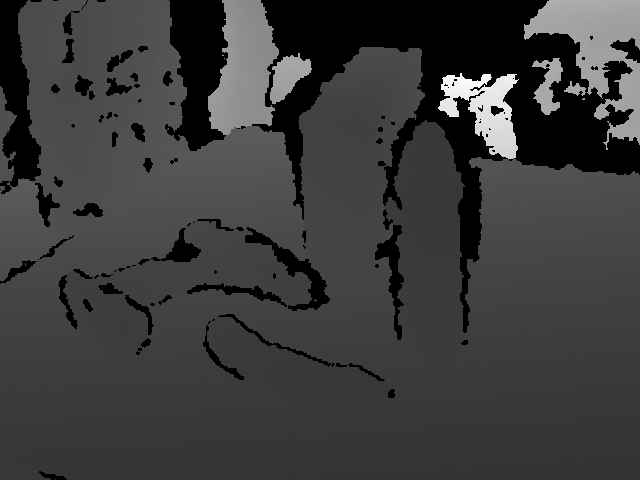
#> input picture stonkyspace/old_stuff/depth1.png, 640 x 480 px, given as the content of the folder rendered_views, which was not available
$ jupyter execute --allow-errors playground.ipynb   (shell and % lines are left out)   (text cells are left out)
#> lines starting #> are read from the running program, lines starting #| are printed output that depends on the picture; after the words box and inside, x2 and y2 are one past the last pixel; in counts of white or black regions, pixels touching at a corner belong together; pictures that were not available may be replaced by others from this repository, and a replacement may not be noted
[cell 1]
# %pip install git+https://github.com/facebookresearch/segment-anything.git
# %pip install numpy==1.26.4 matplotlib opencv-python pillow tqdm requests
# %pip install torch torchvision transformers
# %pip install open3d trimesh pyrender pyglet
# !git clone https://github.com/nv-nguyen/cnos.git

import torch
torch.set_num_threads(4)
#> (this line was passed over: torch is not available in this run)
#> (the rest of this cell did not finish here and is left out)

[cell 2]
import requests
import os
from segment_anything import SamAutomaticMaskGenerator, sam_model_registry
from transformers import AutoImageProcessor, AutoModelForDepthEstimation
import torch.nn as nn
import torchvision.transforms as T

# Load SAM ViT-H
SAM_CHECKPOINT = "sam_vit_h_4b8939.pth"
#> (the rest of this cell did not finish here and is left out)

[cell 3]
print("✔️ Downloaded sample model and image.")

[cell 4]
import trimesh
import numpy as np

#> (the rest of this cell did not finish here and is left out)

[cell 5]
"""
This script renders synthetic views of a 3D CAD model using Blender via CNOS.

Expected Command-Line Arguments:
--------------------------------
1. cad_path (str) [required]
   - Path to the normalized 3D CAD model file (.obj, .ply, etc.)
   - Example: /path/to/models/duck.obj

2. obj_pose (str) [required]
   - Path to the predefined object poses (usually a .txt or .npy file)
   - Located in: cnos/src/poses/predefined_poses/
     Options: level0 (42 views), level1 (162 views), level2 (642 views)

3. output_dir (str) [required]
   - Directory where the rendered output (RGB, depth, masks) will be saved
   - Example: /path/to/output/renders_duck/

4. gpus_devices (int) [required]
   - GPU device index to use for rendering (e.g., 0 for the first GPU)

5. disable_output (bool) [required]
   - Set to 'False' to enable Blender's rendering output window (recommended for debugging)
   - Set to 'True' to run silently (useful for headless/offscreen rendering)

6. light_itensity (float) [optional, default=0.6]
   - Controls the brightness of the lighting in the scene
   - Example: 0.8 for moderate light

7. radius (float) [optional, default=1.0]
   - Distance from the camera to the object (affects field of view and framing)
   - Larger values zoom out, smaller values zoom in

Example Usage:
--------------
"""

[cell 6]
from PIL import Image
import glob

image_folder = "rendered_views"
image_files = sorted(glob.glob(f"{image_folder}/*.png"))

# Load and convert each image to RGB (removes transparency)
frames = []
for img_path in image_files:
    img = Image.open(img_path).convert("RGBA")
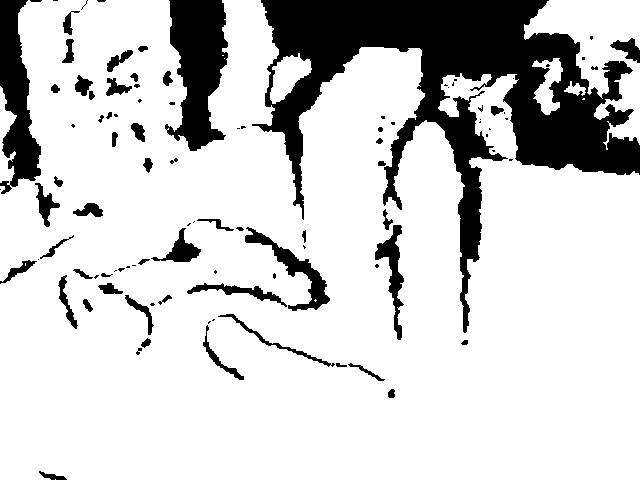
#> img: PIL image 640x480 RGBA; mean R, G, B, A 206.7, 206.7, 206.7, 255
    # Fill transparent background with black
    bg = Image.new("RGB", img.size, (0, 0, 0))
#> bg: PIL image 640x480 RGB; every value is 0
    bg.paste(img, mask=img.split()[3])  # Use alpha channel as mask
#> bg: PIL image 640x480 RGB; 81.1% white; 101 black regions (45 under 20 px), largest, box (x1, y1, x2, y2) and area: (252, 0, 640, 333) 37650, (165, 0, 228, 151) 6168, (0, 0, 41, 194) 4417
    frames.append(bg)

# Save as animated GIF
if frames:
    output_path = "rendered_views.gif"
    frames[0].save(output_path, format="GIF", save_all=True,
                   append_images=frames[1:], duration=150, loop=0)
    print(f"GIF saved at: {output_path}")
else:
    print("No images found to create GIF.")

[cell 7]
import cv2
import numpy as np

scene = cv2.imread("scene_rgb.jpeg")
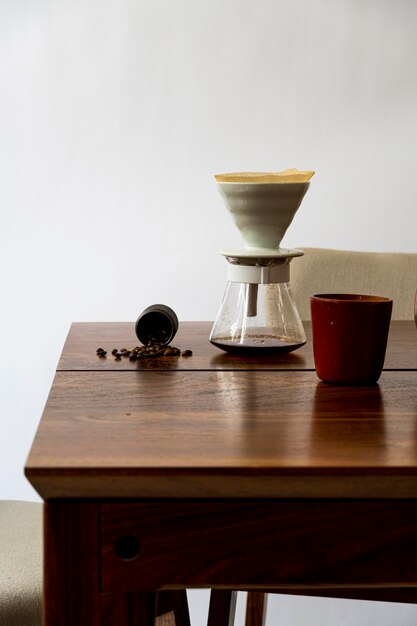
#> input picture stonkyspace/old_stuff/scene_rgb.png, 417 x 626 px, given in place of scene_rgb.jpeg, which was not available
#> scene is the input picture: shape (626, 417, 3); mean B, G, R 136.1, 142.6, 154.9
scene_rgb = cv2.cvtColor(scene, cv2.COLOR_BGR2RGB)

#> (the rest of this cell did not finish here and is left out)

[cell 8]
import cv2
from PIL import Image

# Convert numpy array to PIL Image (Depth Anything expects PIL)
scene_pil = Image.fromarray(scene_rgb)

# Prepare image for the model
#> (the rest of this cell did not finish here and is left out)

[cell 9]
import cv2
import matplotlib.pyplot as plt

# Print min/max depth
#> (the rest of this cell did not finish here and is left out)

[cell 10]
import cv2
import numpy as np
from PIL import Image

def segment_with_mask(image_path, mask_path):
#> called with image_path = 'scene_rgb.jpeg', mask_path = 'masks/mask_07.png'
    img = cv2.imread(image_path)
    rgb = cv2.cvtColor(img, cv2.COLOR_BGR2RGB)
    mask = cv2.imread(mask_path, cv2.IMREAD_GRAYSCALE)
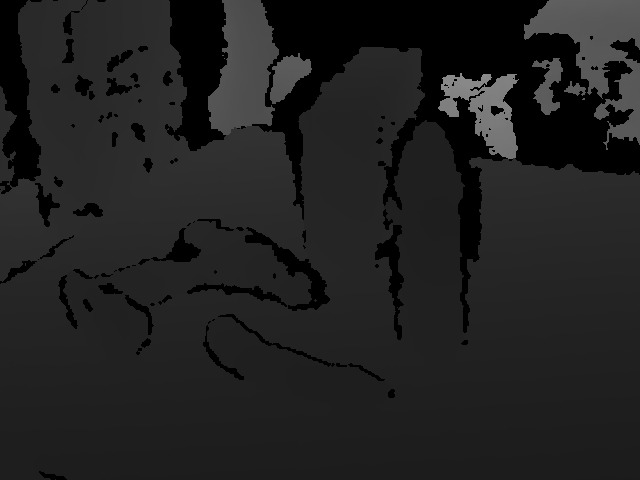
#> mask: shape (480, 640); min 0, max 140, mean 32.5
    rgb_masked = rgb.copy()
    rgb_masked[mask == 0] = 0
    ys, xs = np.where(mask > 0)
    y0, y1 = ys.min(), ys.max()
    x0, x1 = xs.min(), xs.max()
    crop = rgb_masked[y0:y1, x0:x1]
    bbox = [x0, y0, x1-x0, y1-y0]
    return crop, bbox

#> (the rest of this cell did not finish here and is left out)

[cell 11]
import cv2
import numpy as np
import open3d as o3d
import matplotlib.pyplot as plt

def depth_to_point_cloud_with_mask(depth_path, color_path, mask_path, intrinsics):
    """
    Convert depth image to point cloud and apply mask to extract only object points
    """
#> called with depth_path = 'scene_depth.png', color_path = 'scene_rgb.jpeg', mask_path = 'masks/mask_07.png', intrinsics = array of shape (3, 3)
    # Load depth, color, and mask
    depth = cv2.imread(depth_path, cv2.IMREAD_UNCHANGED).astype(np.float32) / 1000.0
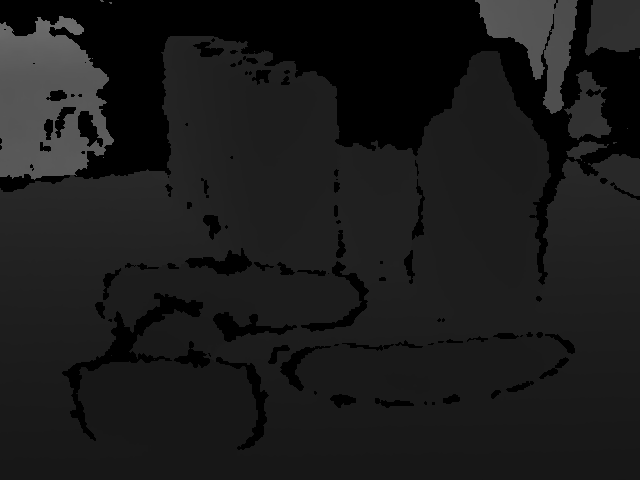
#> input picture stonkyspace/old_stuff/depth2.png, 640 x 480 px, given in place of scene_depth.png, which was not available
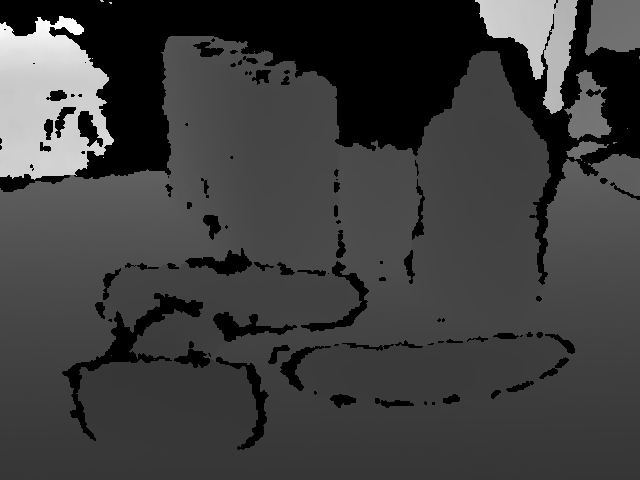
#> depth: shape (480, 640) float32; min 0, max 27.92, mean 6.8; drawn with min black and max white
    color = cv2.cvtColor(cv2.imread(color_path), cv2.COLOR_BGR2RGB)
    mask = cv2.imread(mask_path, cv2.IMREAD_GRAYSCALE)

    # Apply mask to depth - set masked out regions to 0
    depth_masked = depth.copy()
    depth_masked[mask == 0] = 0
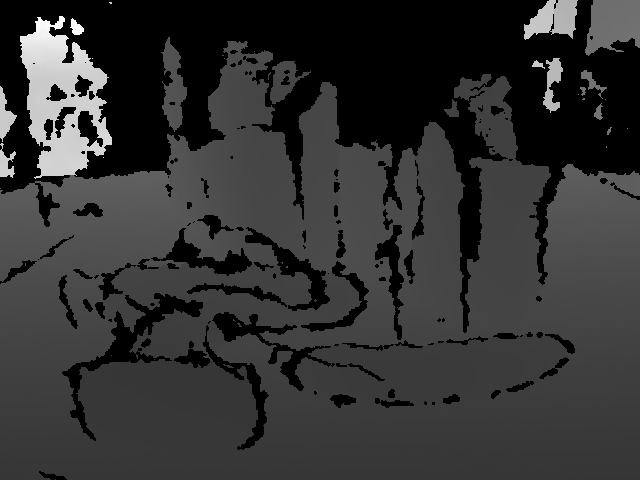
#> depth_masked: shape (480, 640) float32; 10.41% of pixels changed, all inside (x1, y1, x2, y2) = (0, 0, 640, 480); drawn with min black and max white

    h, w = depth_masked.shape
#> h = 480; w = 640
    u, v = np.meshgrid(np.arange(w), np.arange(h))

    # Camera intrinsics
    fx, fy = intrinsics[0,0], intrinsics[1,1]
    cx, cy = intrinsics[0,2], intrinsics[1,2]

    # Convert to 3D points
    z = depth_masked
    x = (u - cx) * z / fx
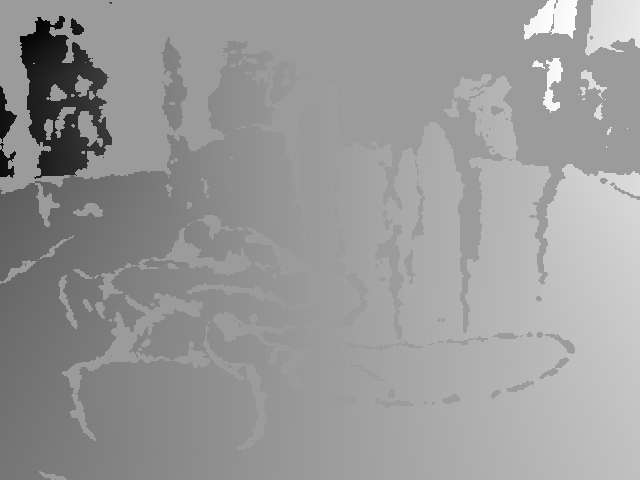
#> x: shape (480, 640) float64; min -13.77, max 8.79, mean -0.183; drawn with min black and max white
    y = (v - cy) * z / fy
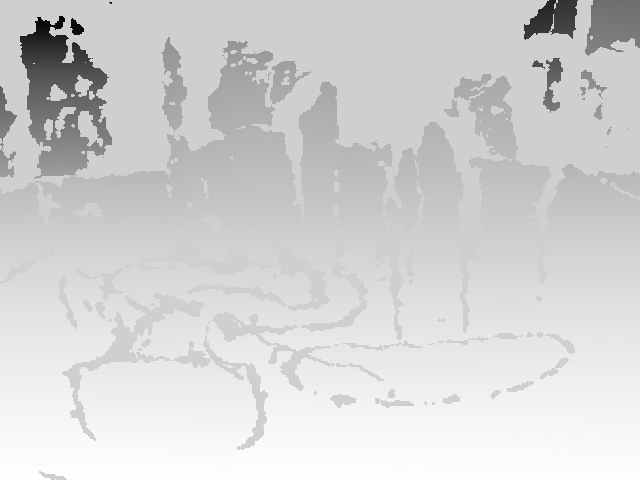
#> y: shape (480, 640) float64; min -10.83, max 2.49, mean 0.212; drawn with min black and max white

    # Filter valid points (depth > 0 and within reasonable range)
    valid = (z > 0) & (z < 5.0) & (mask > 0)
#> valid: shape (480, 640) bool; every value is 0

    pts = np.stack([x[valid], y[valid], z[valid]], axis=-1)
#> pts = empty array
    cols = color[valid] / 255.0

    # Create point cloud
    pc = o3d.geometry.PointCloud()
    pc.points = o3d.utility.Vector3dVector(pts)
    pc.colors = o3d.utility.Vector3dVector(cols)

    # Simple visualization
    fig = plt.figure(figsize=(10, 4))

    # Show original image with mask overlay
    ax1 = fig.add_subplot(121)
    masked_img = color.copy()
    masked_img[mask == 0] = masked_img[mask == 0] * 0.3  # Darken non-masked areas
    ax1.imshow(masked_img)
    ax1.set_title('Masked Image')
    ax1.axis('off')

    # Show 3D point cloud
    ax2 = fig.add_subplot(122, projection='3d')
    if len(pts) > 0:
        # Subsample for visualization if too many points
        if len(pts) > 5000:
            indices = np.random.choice(len(pts), 5000, replace=False)
            pts_vis = pts[indices]
            cols_vis = cols[indices]
        else:
            pts_vis = pts
            cols_vis = cols

        ax2.scatter(pts_vis[:, 0], pts_vis[:, 1], pts_vis[:, 2],
                   c=cols_vis, s=1, alpha=0.6)
        ax2.set_xlabel('X')
        ax2.set_ylabel('Y')
        ax2.set_zlabel('Z')
        ax2.set_title(f'Point Cloud ({len(pts)} points)')
    else:
        ax2.text(0.5, 0.5, 0.5, 'No valid points', ha='center', va='center')
        ax2.set_title('Point Cloud (No points)')

    plt.tight_layout()
    plt.show()

    return pc

# Example intrinsics (replace with your actual camera parameters)
intr = np.array([[575.0, 0, 320.0],
                 [0, 575.0, 240.0],
                 [0,   0,     1.0]])

# Generate point cloud from masked depth
#> (the rest of this cell did not finish here and is left out)

[cell 12]
import cv2
import numpy as np
import open3d as o3d
import matplotlib.pyplot as plt
from scipy.ndimage import binary_dilation

def generate_scene_pointcloud(depth_path, color_path, mask_path, intrinsics, debug=True):
    """
    Generates a cleaned point cloud from Depth Anything + Segment Anything results.

    Args:
        depth_path: path to 8-bit or 16-bit depth image (depth in uint16 format)
        color_path: path to RGB scene image (same resolution as depth)
        mask_path: path to binary mask (white = object)
        intrinsics: 3x3 numpy array of camera intrinsics
        debug: whether to visualize output

    Returns:
        open3d.geometry.PointCloud instance (cleaned)
    """
#> called with depth_path = 'scene_depth_actual.png', color_path = 'scene_rgb.jpeg', mask_path = 'masks/mask_07.png', intrinsics = array of shape (3, 3), debug = True
    # Load images
    depth = cv2.imread(depth_path, cv2.IMREAD_UNCHANGED).astype(np.float32) / 1000.0  # mm → meters
    color = cv2.cvtColor(cv2.imread(color_path), cv2.COLOR_BGR2RGB)
    mask = cv2.imread(mask_path, cv2.IMREAD_GRAYSCALE)

    # Optional: dilate mask to retain curved contours
    mask_bin = (mask > 128).astype(np.uint8)
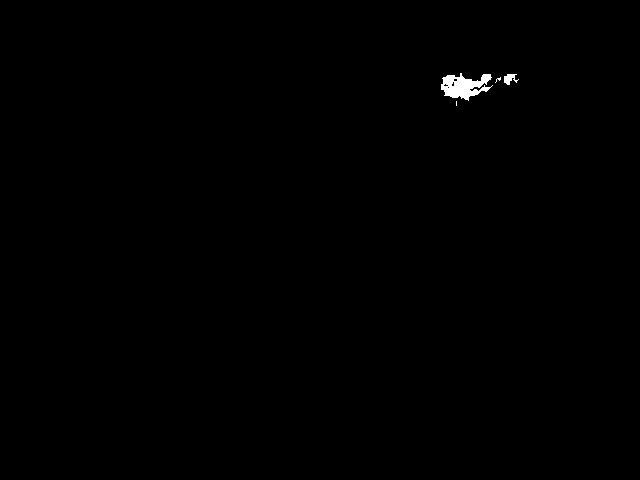
#> mask_bin: shape (480, 640); values 0 (black) and 1 (white), 0.3% white; 4 white regions (2 under 20 px), largest, box (x1, y1, x2, y2) and area: (441, 73, 493, 101) 819, (504, 74, 519, 85) 94
    mask_dilated = binary_dilation(mask_bin, iterations=2).astype(np.uint8)
#> mask_dilated: shape (480, 640); values 0 (black) and 1 (white), 0.48% white; 1 white region, box (x1, y1, x2, y2) and area: (439, 71, 521, 108) 1462

    # Filter depth using mask
    depth[mask_dilated == 0] = 0

    # Get pixel coordinates
    h, w = depth.shape
#> h = 480; w = 640
    u, v = np.meshgrid(np.arange(w), np.arange(h))
    fx, fy = intrinsics[0, 0], intrinsics[1, 1]
    cx, cy = intrinsics[0, 2], intrinsics[1, 2]

    # Backproject
    z = depth
    x = (u - cx) * z / fx
    y = (v - cy) * z / fy
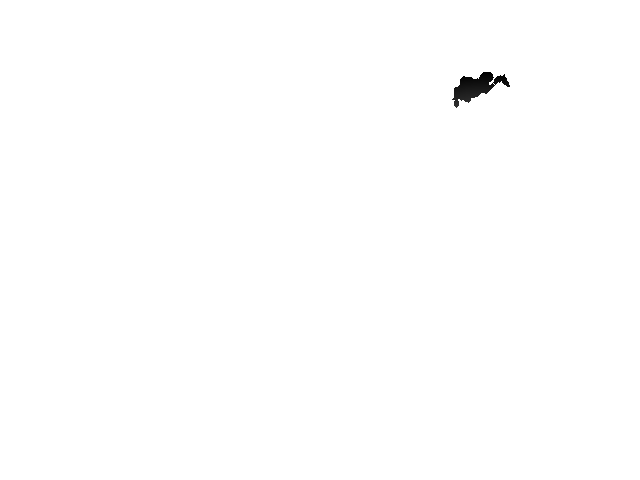
#> y: shape (480, 640) float64; min -2.09, max 0, mean -0.00561; drawn with min black and max white

    valid = (z > 0.01) & (z < 5.0) & (mask_dilated > 0)
    pts = np.stack([x[valid], y[valid], z[valid]], axis=-1)
#> pts = empty array
    cols = color[valid] / 255.0

    pc = o3d.geometry.PointCloud()
    pc.points = o3d.utility.Vector3dVector(pts)
    pc.colors = o3d.utility.Vector3dVector(cols)

    # Clean: remove outliers (conservative settings)
    pc.estimate_normals(search_param=o3d.geometry.KDTreeSearchParamHybrid(radius=0.01, max_nn=20))
    pc, ind = pc.remove_statistical_outlier(nb_neighbors=20, std_ratio=2.0)
    pc = pc.select_by_index(ind)
    pc = pc.voxel_down_sample(voxel_size=0.0015)

    if debug:
        # Visualize
        fig = plt.figure(figsize=(12, 5))
        ax1 = fig.add_subplot(121)
        vis_mask = color.copy()
        vis_mask[mask_dilated == 0] = (vis_mask[mask_dilated == 0] * 0.3).astype(np.uint8)
        ax1.imshow(vis_mask)
        ax1.set_title("Masked Scene Image")
        ax1.axis("off")

        ax2 = fig.add_subplot(122, projection="3d")
        pc_np = np.asarray(pc.points)
        pc_col = np.asarray(pc.colors)
        ax2.scatter(pc_np[:, 0], pc_np[:, 1], pc_np[:, 2], c=pc_col, s=1)
        ax2.set_title(f"Cleaned Point Cloud ({len(pc_np)} points)")
        plt.tight_layout()
        plt.show()

    return pc

# Example intrinsics
intrinsics = np.array([[575.0, 0, 320.0],
                       [0, 575.0, 240.0],
                       [0,   0,   1.0]])

# Run function using your input image paths
#> (the rest of this cell did not finish here and is left out)
